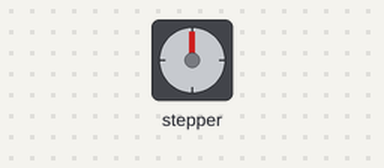
Recording of a sketch running on a simulated Arduino Uno, built with avr-gcc and run on an emulated ATmega328P. Parts: stepper motor. Wiring (inferred from the names in the program): stepper motor (2048 steps per turn assumed): coils pin 10, pin 11, pin 12, pin 13.

Above: at 0.05 s.
At 2.45 s:
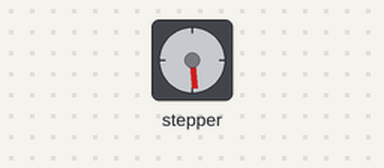
At 4.9 s:
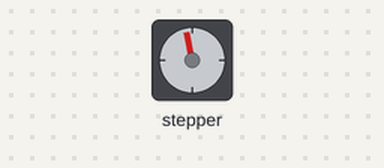
At 9.75 s:
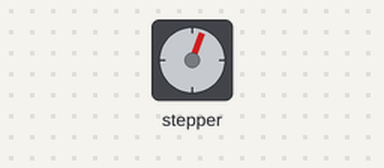
Timing chart, 0 to 13.0 s (numbered marks = the images above):
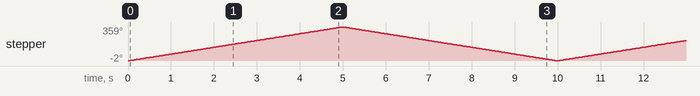

The sketch:

rain_protection2.ino
```cpp
/* Дмитрий Осипов. http://www.youtube.com/user/d36073?feature=watch

 v.01 вправо влево Arduino Шаговый двигатель 28BYJ-48 – 5V Stepper Motor

 Так как этот маломощный шаговый двигатель питается 5V, я не использовал
 драйвер для шагового двигателя, а подключил его напрямую к Pins Arduino.

 1 тест) Подключаем шаговый двигатель к 4 Pins Arduino,
 покрутим "туда сюда обратно" (360 градусов).

 2 тест) Добавим кнопку, нажимаем на кнопку меняем направление вращения.

 3 тест) добавим переменный резистор, крутим резистор меняем скорость вращения.
 ----------------------------------------
 Скачать sketch.
 v.01 вправо влево Arduino Шаговый двигатель 28BYJ-48 – 5V Stepper Motor


 v.01 button resistor Arduino Шаговый двигатель 28BYJ-48 – 5V Stepper Motor

 */

//-----------------

// красный +5V не использовал.
// declare variables for the motor pins
int motorPin1 = 10; // Blue / Синий   - 28BYJ48 pin 1
int motorPin2 = 11; // Pink  / Розовый  - 28BYJ48 pin 2
int motorPin3 = 12; // Yellow / Желтый - 28BYJ48 pin 3
int motorPin4 = 13; // Orange  / Оранжевый - 28BYJ48 pin 4
// установить скорость шагового двигателя.
//variable to set stepper speed.
int motorSpeed = 1200;

// Кол-во сделанных шагов.
// count of steps made.
int count = 0;

// Необходимое количество шагов, для одного полного оборота, на (360 градусов).
// number of steps per full revolution.
int countsperrev = 512;

int lookup[8] = {
  B01000, B01100, B00100, B00110, B00010, B00011, B00001, B01001};

//////////////////////////////////////////////////////////////////////////////
void setup() {
  // declare the motor pins as outputs.
  pinMode(motorPin1, OUTPUT);
  pinMode(motorPin2, OUTPUT);
  pinMode(motorPin3, OUTPUT);
  pinMode(motorPin4, OUTPUT);
  // Serial.begin(9600);
}

void loop(){
  if(count < countsperrev )
    clockwise();
  else if (count == countsperrev * 2)
    count = 0;
  else
    anticlockwise();
  count++;
}

//set pins to ULN2003 high in sequence from 1 to 4
//delay "motorSpeed" between each pin setting (to determine speed)
// функция поворачивает мотор против часовой стрелки.
void anticlockwise()
{
  for(int i = 0; i < 8; i++)
  {
    setOutput(i);
    delayMicroseconds(motorSpeed);
  }
}

// функция поворачивает мотор по часовой стрелке.
void clockwise()
{
  for(int i = 7; i >= 0; i--)
  {
    setOutput(i);
    delayMicroseconds(motorSpeed);
  }
}

void setOutput(int out)
{
  digitalWrite(motorPin1, bitRead(lookup[out], 0));
  digitalWrite(motorPin2, bitRead(lookup[out], 1));
  digitalWrite(motorPin3, bitRead(lookup[out], 2));
  digitalWrite(motorPin4, bitRead(lookup[out], 3));
}
```

Measured:
- by itself, stepper: turns 359° clockwise in 5.0 s, then 359° counter-clockwise in 5.0 s, repeating every 10.0 s
